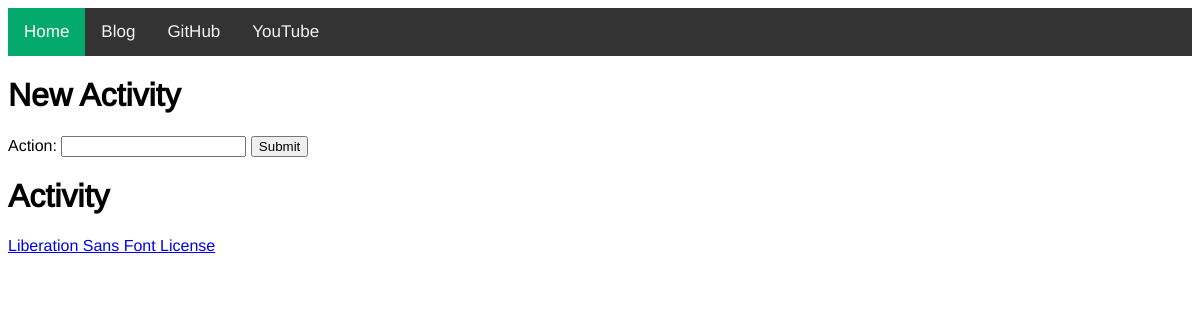
Before: /activity with the older database file.
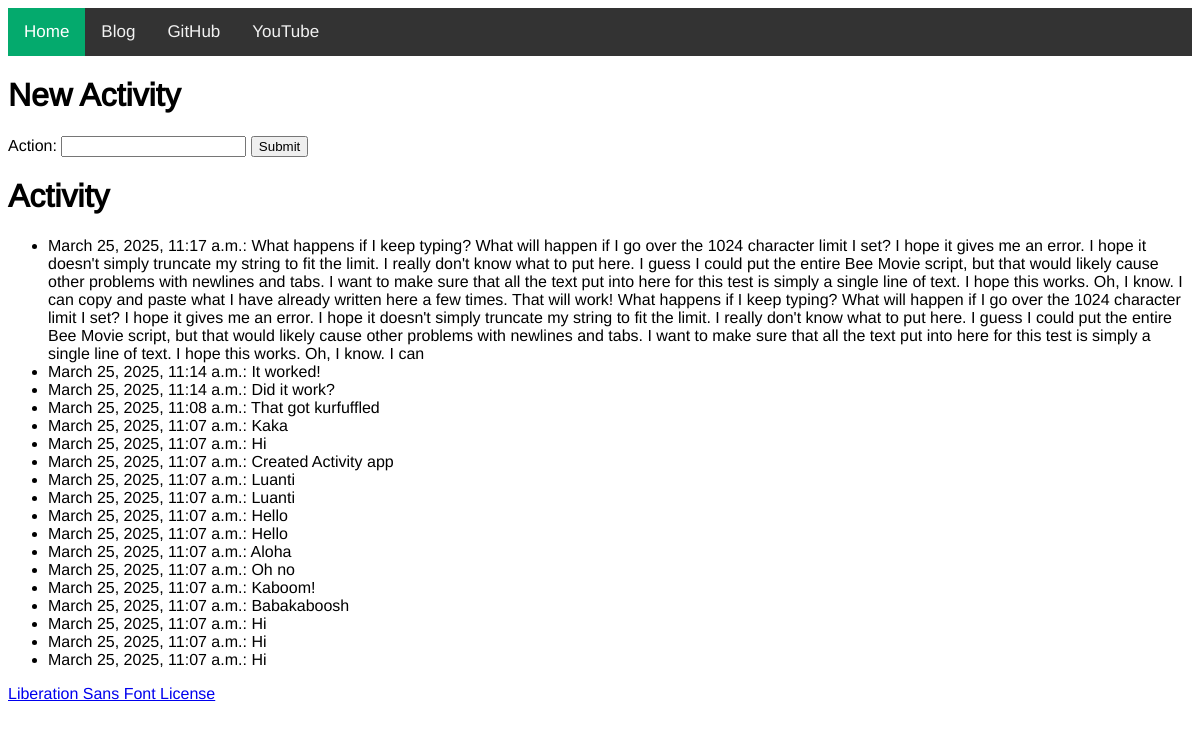
After: the same page with the newer database file.
### activity/models.py (models this page shows)
class ActivityModel(models.Model):
       action = models.CharField(max_length=1024)
       datetime = models.DateTimeField(default=django.utils.timezone.now)

### activity/views.py (the view)
# urls.py: path('activity', views.activity, name='activity'),
def activity(request):
    if request.method == "POST":
        form = ActivityForm(request.POST)
        if form.is_valid():
            form.save()
        return HttpResponseRedirect('activity')
    else:
        form = ActivityForm()
        all_activities = ActivityModel.objects.all().values()[::-1]
        for activity in all_activities:
            activity['datetime'] = localtime(activity['datetime'])
        template = loader.get_template('activity.html')
        context = {
            'form' : form,
            'all_activities' : all_activities,
        }
        return HttpResponse(template.render(context, request))

### activity/forms.py
class ActivityForm(forms.ModelForm):
    class Meta:
        model = ActivityModel
        fields = ["action"]
        widgets = {
            'action': forms.TextInput(attrs={'autofocus': 'autofocus'}),
        }

### activity/templates/activity.html (shortened to what this page needs)
<!DOCTYPE html>
<html lang="en">
	<head>
		{% load static %}
		<link rel="stylesheet" type="text/css" href="{% static 'css/homepage.css' %}" />
	</head>
	<body>
		<div class="topnav">
			<a class="active" href="{% url 'homepage' %}">Home</a>
			<a href="#blog">Blog</a>
			<a href="https://github.com/Andrew-Jeffrey-Johnson">GitHub</a>
			<a href="https://www.youtube.com/channel/UCDI_H9Ox8EcYOHWmtXIRHOg">YouTube</a>
		</div>
        <h1>New Activity</h1>
        <form action="/activity" method="post" autofocus >
            {{ form }}
            <input type="submit" value="Submit">
        </form>
		<h1>Activity</h1>
        <ul>
            {% for activity in all_activities %}
              <li>{{ activity.datetime }}: {{ activity.action }}</li>
            {% endfor %}
          </ul>
        <a href="{% static 'css/fonts/SIL-Open-Font-License.txt' %}">Liberation Sans Font License</a>
	</body>
</html>

### homepage/static/css/homepage.css (style rules this page uses)
body { font-family: 'LiberationSans', Verdana, sans-serif; }
.topnav { background-color: #333; overflow: hidden; }
.topnav a { float: left; color: #f2f2f2; text-align: center; padding: 14px 16px; text-decoration: none; font-size: 17px; }
.topnav a.active { background-color: #04AA6D; color: white; }

Changed rows visible on the page:
added ActivityModel: datetime "March 25, 2025, 11:17 a.m.", action "What happens if I keep typing? What will happen if I go over the 1024 character limit I set? I hope it gives me an error. I hope it doesn't simply truncate my string to fit the limit. I really don't know what to put here. I guess I could put the entire Bee Movie script, but that would likely cause other problems with newlines and tabs. I want to make sure that all the text put into here for this test is simply a single line of text. I hope this works. Oh, I know. I can copy and paste what I have already written here a few times. That will work! What happens if I keep typing? What will happen if I go over the 1024 character limit I set? I hope it gives me an error. I hope it doesn't simply…"
added ActivityModel: datetime "March 25, 2025, 11:14 a.m.", action "It worked!"
added ActivityModel: datetime "March 25, 2025, 11:14 a.m.", action "Did it work?"
added ActivityModel: datetime "March 25, 2025, 11:08 a.m.", action "That got kurfuffled"
added ActivityModel: datetime "March 25, 2025, 11:07 a.m.", action "Kaka"
added ActivityModel: datetime "March 25, 2025, 11:07 a.m.", action "Hi"
added ActivityModel: datetime "March 25, 2025, 11:07 a.m.", action "Created Activity app"
added ActivityModel: datetime "March 25, 2025, 11:07 a.m.", action "Luanti"
added ActivityModel: datetime "March 25, 2025, 11:07 a.m.", action "Luanti"
added ActivityModel: datetime "March 25, 2025, 11:07 a.m.", action "Hello"
added ActivityModel: datetime "March 25, 2025, 11:07 a.m.", action "Hello"
added ActivityModel: datetime "March 25, 2025, 11:07 a.m.", action "Aloha"
added ActivityModel: datetime "March 25, 2025, 11:07 a.m.", action "Oh no"
added ActivityModel: datetime "March 25, 2025, 11:07 a.m.", action "Kaboom!"
added ActivityModel: datetime "March 25, 2025, 11:07 a.m.", action "Babakaboosh"
added ActivityModel: datetime "March 25, 2025, 11:07 a.m.", action "Hi"
added ActivityModel: datetime "March 25, 2025, 11:07 a.m.", action "Hi"
added ActivityModel: datetime "March 25, 2025, 11:07 a.m.", action "Hi"
